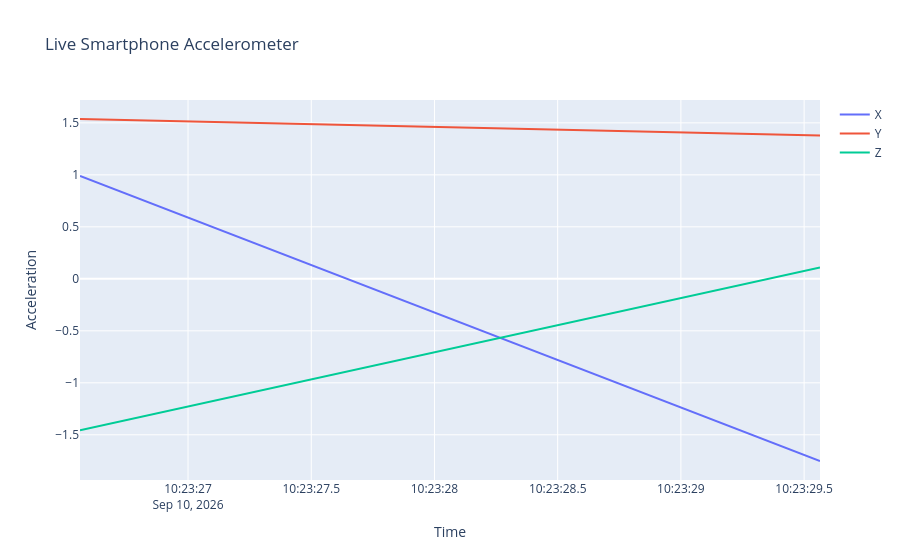

Write notebook code for a chart like this one.
### Code cell
import plotly.graph_objects as go

fig = go.Figure()

fig.add_trace(go.Scatter(
    x=list(timestamps),
    y=list(x_data),
    mode="lines",
    name="X"
))

fig.add_trace(go.Scatter(
    x=list(timestamps),
    y=list(y_data),
    mode="lines",
    name="Y"
))

fig.add_trace(go.Scatter(
    x=list(timestamps),
    y=list(z_data),
    mode="lines",
    name="Z"
))

fig.update_layout(
    title="Live Smartphone Accelerometer",
    xaxis_title="Time",
    yaxis_title="Acceleration"
)

fig.show()

### Figure 1 — Plotly figure (JSON) as saved in the notebook; plotly's stock layout.template omitted (floating-point values rounded to 4 significant figures)
{"data": [{"mode": "lines", "name": "X", "type": "scatter", "x": ["2026-09-10T10:23:26.561603", "2026-09-10T10:23:29.564507"], "y": [0.9887, -1.752]}, {"mode": "lines", "name": "Y", "type": "scatter", "x": ["2026-09-10T10:23:26.561603", "2026-09-10T10:23:29.564507"], "y": [1.537, 1.38]}, {"mode": "lines", "name": "Z", "type": "scatter", "x": ["2026-09-10T10:23:26.561603", "2026-09-10T10:23:29.564507"], "y": [-1.456, 0.1084]}], "layout": {"title": {"text": "Live Smartphone Accelerometer"}, "xaxis": {"title": {"text": "Time"}}, "yaxis": {"title": {"text": "Acceleration"}}}}
